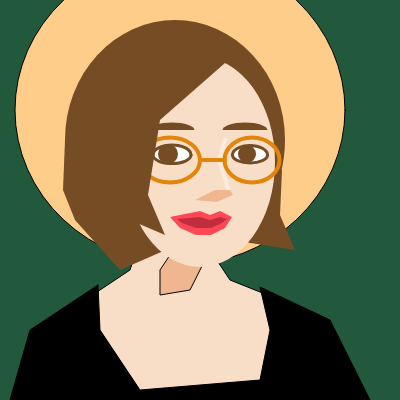
Frame 1 (no input)
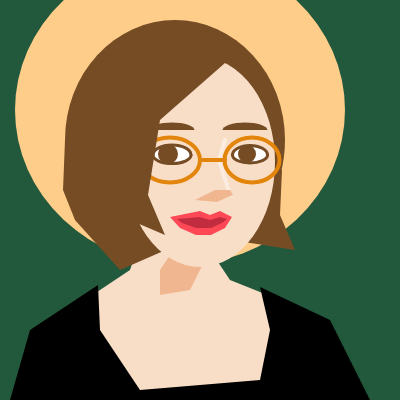
Frame 60 (no input)
Frame 120 (the mouse pressed at the canvas centre since frame 60): identical to frame 60, image omitted

The p5.js sketch that drew these frames (run headless with seeded random() and noise() and a simulated clock; from frame 60 on, the mouse is pressed at the canvas centre):

// p5.js sketch
// ── sketch.js
// Haena Lee
// IGME -609 Project 1
// Self-portrait
// January 30, 2019

function setup() {
  createCanvas(400, 400);
}

function draw() {
  background(34, 89, 61);
  
  /* Hat */
  fill(255, 205, 138);
  ellipse(180,110, 330,310);
  
  /* Body */
  //body
  fill(249, 222, 199);
  
  beginShape();
  
  vertex(140,240);  
  vertex(130,270);
  vertex(40,330);
  vertex(20,400);
  vertex(360,400);
  vertex(320,320);
  vertex(280,300);
  vertex(230,280);
  vertex(210,250);
  
  endShape(OPEN);
  
  //Shadow
  fill(239, 182, 143);  
  
  beginShape();
 
  vertex(170,255);
  vertex(160,270);
  vertex(160,295);
  vertex(190,290);
  vertex(205,260);
  vertex(170,250);
  
  endShape(OPEN);
  
  
  /* Clothes */
  fill(0);
  
  beginShape();
  
  vertex(98,285);
  vertex(30,330);
  vertex(10,400);
  vertex(130,400);
  vertex(130,400);
  vertex(370,400);
  vertex(330,320);  
  vertex(260,287);
  vertex(270,330);
  vertex(260,380);
  vertex(140,390);
  vertex(100,330);
  vertex(98,285);
  
  endShape(OPEN);
  
  
  /* Hair_back */
	fill(117, 76, 36);
  noStroke();  
	arc(175,140, 220,240, -PI,0.1*PI, CHORD);
	
  beginShape();
  
	vertex(65,140);
	vertex(63,190);
  vertex(75,220);
  vertex(120,270);
  vertex(200,235);
  vertex(295,250);
  vertex(280,215);
  vertex(282,170);
  vertex(200,100);
  vertex(65,140);
  
	endShape(OPEN);
  
  
	/* Face */
  fill(249, 222, 199)
  strokeWeight(1)
  ellipse(200,162, 150,210);
  
  
  /* nose */
  stroke(252, 236, 224);
  strokeWeight(4);
  
  //highlight
  beginShape();
  
  vertex(225,140);
  vertex(219,160);
  vertex(230,195);
  vertex(217,200);
  
  endShape(OPEN);
  
  //shadow
  fill(239, 182, 143);
  noStroke();
  
  beginShape()
  
  vertex(233,195);
  vertex(217,202);
  vertex(195,200);
  vertex(215,190);
  vertex(230,190);
  vertex(233,195); 
  
  endShape(OPEN);
  
  
  /* mouse */
  //outside
  fill(255,72,86);  
  noStroke();
  
  beginShape();
  
  vertex(170,217);
  vertex(200,211);
  vertex(210,215);//outside_top middle
  vertex(220,211);
  vertex(232,217); 
  vertex(225,228);
  vertex(211,235);//outside_bottome middle
  vertex(196,235);//outside_bottome middle
  vertex(180,228);
  vertex(170,217);
  
  endShape(OPEN);
  
  //inside
	fill(193, 45, 63);
  
  beginShape();
  
  vertex(177,219);
  vertex(200,217);
  vertex(210,220);//inside_top middle
  vertex(220,217);
  vertex(227,219); 
  vertex(222,223);
  vertex(211,228);//inside_bottiom middle
  vertex(196,228);//inside_bottiom middle
  vertex(182,223);
  vertex(177,219);
  
  endShape(OPEN);
  
  
  /* Eye brow */
	fill(117, 76, 36); 
  arc(172,130, 45,15, -PI,0);//left
  arc(245,130, 45,15, -PI,0); //right
  
  
  /* Eye*/  
  fill(255); 
  stroke(117, 76, 36);
  strokeWeight(3);
  arc(172,155, 38,20, -PI,0);//left_top
  arc(172,155, 38,17, 0,PI);//left_bottom
  arc(250,155, 35,19, -PI,0);//right_top
  arc(250,155, 35,16, 0,PI);//right_bottom
  
  //pupill
  fill(117, 76, 36);
  ellipse(168,154,17);//left
  ellipse(247,154,15);//right
  
 
  /* glass */
  noFill();
  stroke(226,133,10);
  strokeWeight(4);
  ellipse(170,160, 60,45);//left
  ellipse(252,160, 55,45);//right
  line(200,160, 225,160);//middle line
  
  
  /* Hair_front */
	fill(117, 76, 36);
  noStroke();
  
  beginShape();
  
  vertex(225,63);
  vertex(160,120);
  vertex(148,195);
  vertex(165,235);
  vertex(130,220);
  vertex(110,150);
  vertex(130,90);
  vertex(140,60);
  vertex(200,35);
  vertex(228,40);
  vertex(225,65);
  
	endShape(OPEN);
  

}
